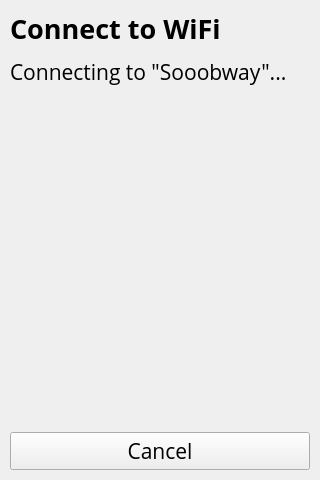
<?xml version="1.0" encoding="UTF-8"?>
<ui version="4.0">
 <class>MainWindow</class>
 <widget class="QMainWindow" name="MainWindow">
  <property name="geometry">
   <rect>
    <x>0</x>
    <y>0</y>
    <width>320</width>
    <height>480</height>
   </rect>
  </property>
  <property name="sizeIncrement">
   <size>
    <width>0</width>
    <height>0</height>
   </size>
  </property>
  <property name="font">
   <font>
    <family>Open Sans</family>
    <pointsize>16</pointsize>
   </font>
  </property>
  <property name="windowTitle">
   <string>Controller Setup</string>
  </property>
  <widget class="QWidget" name="centralwidget">
   <layout class="QVBoxLayout" name="verticalLayout">
    <property name="spacing">
     <number>10</number>
    </property>
    <property name="leftMargin">
     <number>10</number>
    </property>
    <property name="topMargin">
     <number>10</number>
    </property>
    <property name="rightMargin">
     <number>10</number>
    </property>
    <property name="bottomMargin">
     <number>10</number>
    </property>
    <item>
     <widget class="QLabel" name="label_title">
      <property name="maximumSize">
       <size>
        <width>16777215</width>
        <height>40</height>
       </size>
      </property>
      <property name="font">
       <font>
        <family>Open Sans</family>
        <pointsize>20</pointsize>
        <weight>75</weight>
        <bold>true</bold>
       </font>
      </property>
      <property name="text">
       <string>Connect to WiFi</string>
      </property>
      <property name="alignment">
       <set>Qt::AlignLeading|Qt::AlignLeft|Qt::AlignTop</set>
      </property>
     </widget>
    </item>
    <item>
     <widget class="QLabel" name="label_text">
      <property name="text">
       <string>Connecting to &quot;Sooobway&quot;...</string>
      </property>
      <property name="wordWrap">
       <bool>true</bool>
      </property>
     </widget>
    </item>
    <item>
     <spacer name="spacer">
      <property name="orientation">
       <enum>Qt::Vertical</enum>
      </property>
      <property name="sizeHint" stdset="0">
       <size>
        <width>20</width>
        <height>40</height>
       </size>
      </property>
     </spacer>
    </item>
    <item>
     <widget class="QPushButton" name="btn_cancel">
      <property name="text">
       <string>Cancel</string>
      </property>
     </widget>
    </item>
   </layout>
  </widget>
 </widget>
 <layoutdefault spacing="10" margin="5"/>
 <resources/>
 <connections/>
 <designerdata>
  <property name="gridDeltaX">
   <number>5</number>
  </property>
  <property name="gridDeltaY">
   <number>5</number>
  </property>
  <property name="gridSnapX">
   <bool>true</bool>
  </property>
  <property name="gridSnapY">
   <bool>true</bool>
  </property>
  <property name="gridVisible">
   <bool>true</bool>
  </property>
 </designerdata>
</ui>
